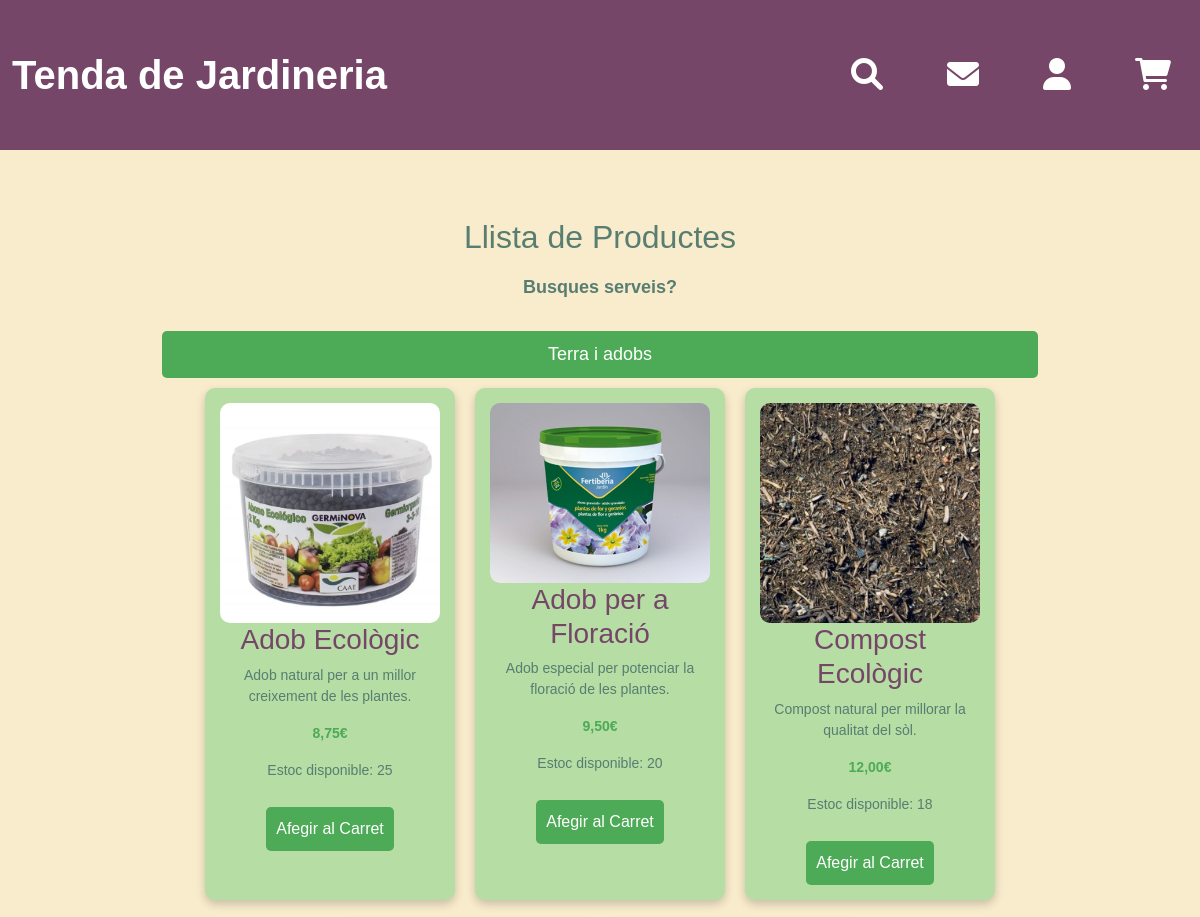
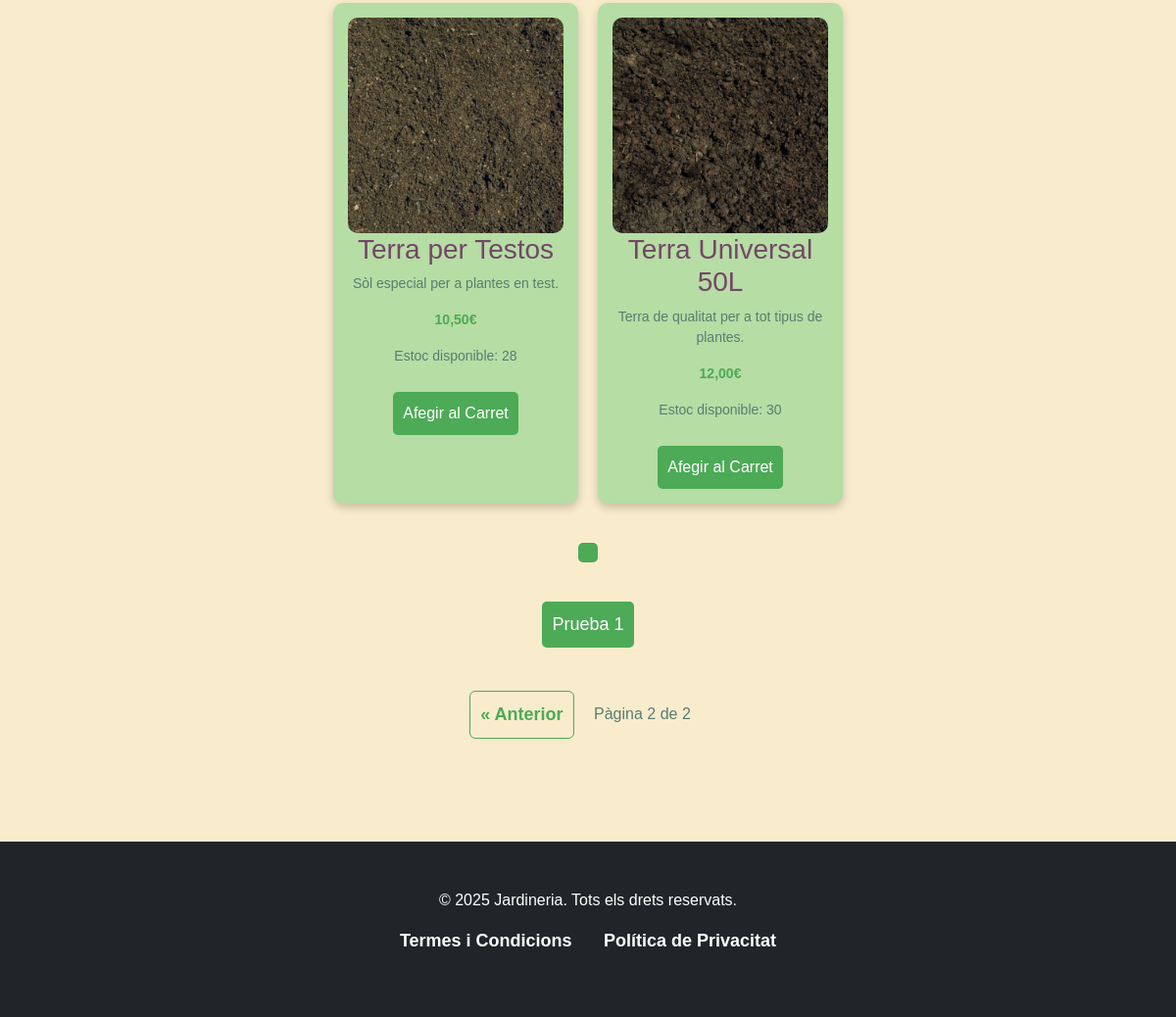
The app's page /public/productes/index.php?page=2 with its own data (2 pictures, top to bottom).
### tables this page shows
CREATE TABLE `productes` (
  `id` int(11) NOT NULL,
  `nom` varchar(255) NOT NULL,
  `descripcio` text NOT NULL,
  `preu` decimal(10,2) NOT NULL CHECK (`preu` >= 0),
  `estoc` int(11) NOT NULL CHECK (`estoc` >= 0),
  `categoria` enum('Plantes i llavors','Terra i adobs','Ferramentes','Prueba 1') DEFAULT NULL,
  `imatge` varchar(255) DEFAULT NULL,
  `detalls` varchar(200) DEFAULT NULL
);

### app/Core/Response.php (called while the page is built, shortened)
<?php
class Response
{
    public static function view(string $view, array $data = []): void
    {
        try {
            extract($data);
            $content = self::loadView($view, $data);
        } catch (\Throwable $e) {
            Debug::log("ERROR in view rendering: " . $e->getMessage());
            Debug::log("Stack trace: " . $e->getTraceAsString());
            throw $e;
        }
    }
    public static function loadView(string $view, array $data = []): string
    {
        try {
            $filePath = self::getViewPath($view);
            extract($data);
            require $filePath;
            $html = ob_get_clean();
            return $html;
        } catch (\Throwable $e) {
            if (ob_get_level() > 0) {
                ob_end_clean();
            }
            Debug::log("ERROR in loadView: " . $e->getMessage());
            Debug::log("Stack trace: " . $e->getTraceAsString());
            throw $e;
        }
    }
    private static function getViewPath(string $view): string
    {
        $ds = DIRECTORY_SEPARATOR;
        if (function_exists('project_path')) {
            $basePath = project_path("resources{$ds}views{$ds}");
        } else {
            $basePath = dirname(__DIR__, 2) . "{$ds}resources{$ds}views{$ds}";
        }
        $viewPath = str_replace('.', $ds, $view);
        $phpPath = $basePath . "{$viewPath}.php";
        if (file_exists($phpPath)) {
            return $phpPath;
        }
        throw new \RuntimeException("La vista '{$view}' no fue encontrada.");
    }
}

### app/Core/helpers.php (called while the page is built, shortened)
<?php
function view(string $view, array $data = []): void
{
    try {
        Response::view($view, $data);
    } catch (\Throwable $e) {
        if (class_exists('\\App\\Core\\Debug')) {
            \App\Core\Debug::log("ERROR in helper view(): " . $e->getMessage());
            \App\Core\Debug::log("Stack trace: " . $e->getTraceAsString());
        }
        throw $e;
    }
}
function imageUrl(?string $imageName, int $width = 300, int $height = 300): string
{
    $imagePath = project_path('public/images/' . $imageName);
    if (file_exists($imagePath)) {
        return BASE_URL . '/images/' . $imageName;
    }
    return "/placeholder.svg?height={$height}&width={$width}";
}
function project_path(string $path = ''): string
{
    $rootDir = null;
    if (basename(dirname(__DIR__)) === 'app' && basename(__DIR__) === 'Core') {
        $rootDir = dirname(__DIR__, 2);
    }
    elseif (basename(__DIR__) === 'public') {
        $rootDir = dirname(__DIR__);
    }
    elseif (basename(__DIR__) === 'bootstrap') {
        $rootDir = dirname(__DIR__);
    }
    elseif (defined('PROJECT_ROOT')) {
        $rootDir = PROJECT_ROOT;
    }
    $rootDir = str_replace('\\', '/', $rootDir);
    $path = str_replace('\\', '/', $path);
    $fullPath = $rootDir . ($path ? '/' . ltrim($path, '/') : '');
    return $fullPath;
}

### app/Http/Controllers/ProducteController.php (called while the page is built, shortened)
<?php
class ProducteController {
   public function index(Request $request)
   {
       try {
           view('productes.index', compact('productes', 'page', 'totalPages'));
       } catch (\Throwable $e) {
           if (class_exists('\\App\\Core\\Debug')) {
               Debug::log("Exception in ProducteController::index: " . $e->getMessage());
               Debug::log("Stack trace: " . $e->getTraceAsString());
           }
           view('errors.500', ['message' => $e->getMessage()]);
       }
   }
}

### public/productes/index.php (called while the page is built, shortened)
<?php
require_once __DIR__ . '/../../app/Http/Controllers/ProducteController.php';
try{
    $request = new Request();
    (new ProducteController())->index($request);
} catch (Throwable $e) {
    ErrorHandler::handle($e);
}

### app/Core/Model.php (called while the page is built, shortened)
<?php
class Model
{
    protected static string $table;
    protected static array $fillable;
    protected static array $aggregates;
    protected static array $pivots;
    protected static array $relations;
    protected array $attributes = [];
    public function __get($property)
    {
        if (property_exists($this, $property)) {
            return $this->$property;
        }
        if (array_key_exists($property, $this->attributes)) {
            return $this->attributes[$property];
        }
        return null;
    }
    public function __set($property, $value)
    {
        if ($property === 'id') {
            $this->$property = (int) $value;
        } elseif (
            in_array($property, static::$fillable ?? []) ||
            in_array($property, static::$relations ?? []) ||
            in_array($property, static::$aggregates ?? []) ||
            in_array($property, static::$pivots ?? [])
        ) {
            $this->attributes[$property] = $value;
        } else {
            throw new \RuntimeException("La propiedad '$property' no está permitida en el modelo.");
        }
    }
    public static function getTable(){
        return static::$table ?? "";
    }
    public static function where(string $column, mixed $operator = "=", mixed $value = null): QueryBuilder
    {
        $qb = new QueryBuilder(static::class);
        return $qb->where($column, $operator, $value);
    }
}

### app/Core/QueryBuilder.php (called while the page is built, shortened)
<?php
class QueryBuilder {
    private string $modelName;
    private string $table;
    private string $whereClause = "";
    private string $orderByClause = "";
    private string $orderByRawClause = "";
    private int $limit = 0;
    private int $offset = 0;
    private ?string $sql;
    private array $params;
    private bool $namedPlaceholders = true;
    public function __construct(string $modelName, ?string $sql = null, array $params = []) {
        $this->modelName = $modelName;
        $this->table = $modelName::getTable();
        $this->sql = $sql;
        $this->params = $params;
        $this->namedPlaceholders = empty($params) || !array_is_list($params);
    }
    public function where(string $column, string $operator = "=", mixed $value = null): self {
        $prefix = ($this->whereClause || str_contains(strtoupper($this->sql ?? ''), "WHERE")) ? " AND" : " WHERE";
        if ($value === null) {
            $operator = $operator === "=" ? "IS" : "IS NOT";
            $this->whereClause .= "$prefix $column $operator NULL";
        } else if($this->namedPlaceholders){
            $paramName = str_replace('.', '_', $column);
            $this->whereClause .= "$prefix $column $operator :$paramName";
            $this->params[":$paramName"] = $value;
        } else {
            $this->whereClause .= "$prefix $column $operator ?";
            $this->params[] = $value;
        }
        return $this;
    }
    public function orderBy(string $column, string $direction = "ASC"): self {
        $this->orderByClause = " ORDER BY $column $direction";
        return $this;
    }
    public function orderByRaw(string $expression): self {
        $this->orderByRawClause = " ORDER BY $expression";
        return $this;
    }
    public function limit(int $limit): self {
        $this->limit = $limit;
        return $this;
    }
    public function offset(int $offset): self {
        $this->offset = $offset;
        return $this;
    }
    private function build(): void
    {
        if(!$this->sql)
            $this->sql = "SELECT * FROM {$this->table}";
        if ($this->whereClause) {
            $this->sql .= $this->whereClause;
        }
        if ($this->orderByRawClause) {
            $this->sql .= $this->orderByRawClause;
        } else if ($this->orderByClause) {
            $this->sql .= $this->orderByClause;
        }
        if ($this->limit > 0) {
            if($this->namedPlaceholders){
                $this->sql .= " LIMIT :limit";
                $this->params[':limit'] = $this->limit;
            } else {
                $this->sql .= " LIMIT ?";
                $this->params[] = $this->limit;
            }
        }
        if ($this->offset > 0) {
            if($this->namedPlaceholders){
                $this->sql .= " OFFSET :offset";
                $this->params[':offset'] = $this->offset;
            } else {
                $this->sql .= " OFFSET ?";
                $this->params[] = $this->offset;
            }
        }
    }
    public function get(): array {
        return DB::select($this->modelName, $this->sql, $this->params);
    }
    public function paginate(int $itemsPerPage, int $page): array {
        $this->limit = $itemsPerPage;
        $this->offset = ($page - 1) * $itemsPerPage;
        return DB::select($this->modelName, $this->sql, $this->params);
    }
    public function count(): int {
        $this->sql = "SELECT COUNT(*) AS total FROM " . $this->table;
        $result = DB::selectAssoc($this->sql, $this->params);
        return (int)($result[0]['total'] ?? 0);
    }
}

### app/Core/DB.php (called while the page is built, shortened)
<?php
class DB
{
    private static ?PDO $connection = null;
    private static array $config = [];
    public static function connection(): PDO
    {
        if (self::$connection === null) {
            self::$config = require project_path('config/db.php');
            $dsn = "mysql:host=" . self::$config['host'] . ";dbname=" . self::$config['database'] . ";charset=utf8mb4";
            $options = [
                PDO::ATTR_ERRMODE => PDO::ERRMODE_EXCEPTION,
                PDO::ATTR_DEFAULT_FETCH_MODE => PDO::FETCH_ASSOC,
                PDO::ATTR_EMULATE_PREPARES => false,
            ];
            try {
                self::$connection = new PDO($dsn, self::$config['username'], self::$config['password'], $options);
            } catch (PDOException $e) {
                throw new PDOException($e->getMessage(), (int)$e->getCode());
            }
        }
        return self::$connection;
    }
    public static function select(string $class, string $query, array $params = []): array
    {
        $stmt = self::prepare($query, $params);
        $stmt->execute();
        return $stmt->fetchAll(PDO::FETCH_CLASS, $class);
    }
    public static function selectAssoc(string $query, array $params = []): array
    {
        $stmt = self::prepare($query, $params);
        $stmt->execute();
        return $stmt->fetchAll(PDO::FETCH_ASSOC);
    }
    public static function prepare(string $query, array $params = []): PDOStatement
    {
        $stmt = self::connection()->prepare($query);
        $isAssoc = !empty($params) && array_keys($params) !== range(0, count($params) - 1);
        if ($isAssoc) {
            foreach ($params as $key => $param) {
                $type = match (gettype($param)) {
                    'boolean' => PDO::PARAM_BOOL,
                    'integer' => PDO::PARAM_INT,
                    'NULL' => PDO::PARAM_NULL,
                    default => PDO::PARAM_STR,
                };
                $paramName = (strpos($key, ':') === 0) ? $key : ':' . $key;
                $stmt->bindValue($paramName, $param, $type);
            }
        }
        return $stmt;
    }
}

### app/Core/Debug.php (called while the page is built, shortened)
<?php
class Debug
{
    private static $logFile = null;
    private static $startTime = null;
    private static $memoryUsage = null;
    public static function init(bool $enabled = true): void
    {
        self::$startTime = microtime(true);
        self::$memoryUsage = memory_get_usage();
        if ($enabled) {
            $fallbackLogPath = dirname(__DIR__, 2) . '/logs/debug.log';
            try {
                if (function_exists('project_path')) {
                    self::$logFile = project_path('logs/debug.log');
                } else {
                    self::$logFile = $fallbackLogPath;
                }
            } catch (\Throwable $e) {
                self::$logFile = $fallbackLogPath;
            }
            $logDir = dirname(self::$logFile);
            if (!is_writable($logDir)) {
                self::$logFile = sys_get_temp_dir() . '/intermodular_debug.log';
            }
        }
    }
    public static function log(string $message, array $context = []): void
    {
        if (self::$logFile === null) {
            return;
        }
        $timestamp = date('Y-m-d H:i:s');
        $elapsed = round((microtime(true) - self::$startTime) * 1000, 2);
        $memory = round((memory_get_usage() - self::$memoryUsage) / 1024, 2);
        $backtrace = debug_backtrace(DEBUG_BACKTRACE_IGNORE_ARGS, 2);
        $caller = isset($backtrace[1]) ?
            basename($backtrace[1]['file']) . ':' . $backtrace[1]['line'] :
            'unknown';
        $contextStr = '';
        if (!empty($context)) {
            $contextStr = " | Context: " . json_encode($context, JSON_UNESCAPED_SLASHES);
        }
        $logMessage = "[{$timestamp}] [{$elapsed}ms] [{$memory}KB] [{$caller}] {$message}{$contextStr}\n";
    }
}

### resources/views/productes/_product_card.php (the view, shortened to what this page needs)
<div class="product-card">
    <?php if ($producte->imatge): ?>
        <img src="<?= imageUrl($producte->imatge, 300, 200) ?>" alt="<?= htmlspecialchars($producte->nom) ?>">
    <?php endif; ?>
    <h3><?= htmlspecialchars($producte->nom) ?></h3>
    <p><?= htmlspecialchars(substr($producte->descripcio, 0, 100)) . (strlen($producte->descripcio) > 100 ? '...' : '') ?></p>
    <p class="price"><?= number_format($producte->preu, 2, ",", ".") ?>€</p>
    <p>Estoc disponible: <?= number_format($producte->estoc, 0, ",", ".") ?></p>
    <div class="tooltip-container">
        <button
            type="button"
            data-name="<?= addslashes($producte->nom) ?>"
            data-price="<?= $producte->preu ?>"
            data-id="<?= $producte->id ?>"
            data-stock="<?= $producte->estoc ?>"
        >Afegir al Carret</button>
    </div>
</div>

### resources/views/productes/index.php (shortened to what this page needs)
<?php
$page = isset($_GET['page']) ? (int)$_GET['page'] : 1;
$perPage = 9;
$offset = ($page - 1) * $perPage;
$totalProducts = Producte::where('estoc', '>', 0)->count();
$totalPages = ceil($totalProducts / $perPage);
$qb = new QueryBuilder(Producte::class);
$qb->where('estoc', '>', 0);
$qb->orderByRaw("CASE
    WHEN categoria = 'Plantes i llavors' THEN 1
    WHEN categoria = 'Terra i adobs' THEN 2
    WHEN categoria = 'Ferramentes' THEN 3
    ELSE 4
END, nom", '');
$qb->limit($perPage)->offset($offset);
$productes = $qb->get();
$categories = [];
foreach ($productes as $producte) {
    $categories[$producte->categoria][] = $producte;
}
?>
<div class="container mt-5 pt-4">
    <h2>Llista de Productes</h2>
    <a href="#service-category">Busques serveis?</a>
    <?php foreach ($categories as $categoria => $productes): ?>
        <div class="product-category">
            <button class="toggle-button"><?= htmlspecialchars($categoria) ?></button>
            <div class="product-list">
                <?php foreach ($productes as $producte): ?>
                        <?php include __DIR__ . '/_product_card.php'; ?>
                <?php endforeach; ?>
            </div>
        </div>
    <?php endforeach; ?>
    <?php if ($totalPages > 1): ?>
        <div class="pagination-container text-center my-4">
            <?php if ($page > 1): ?>
                <a href="?page=<?= $page - 1 ?>" class="btn btn-outline-success">&laquo; Anterior</a>
            <?php endif; ?>
            <span class="mx-3">Pàgina <?= $page ?> de <?= $totalPages ?></span>
        </div>
    <?php endif; ?>

### records on screen
productes: imatge (picture), nom "Adob Ecològic", descripcio "Adob natural per a un millor creixement de les plantes.", preu "8,75", estoc "25"
productes: imatge (picture), nom "Adob per a Floració", descripcio "Adob especial per potenciar la floració de les plantes.", preu "9,50", estoc "20"
productes: imatge (picture), nom "Compost Ecològic", descripcio "Compost natural per millorar la qualitat del sòl.", preu "12,00", estoc "18"
productes: imatge (picture), nom "Terra per Testos", descripcio "Sòl especial per a plantes en test.", preu "10,50", estoc "28"
productes: imatge (picture), nom "Terra Universal 50L", descripcio "Terra de qualitat per a tot tipus de plantes.", preu "12,00", estoc "30"

### other values on screen
$categoria "Terra i adobs"
$categoria "Prueba 1"
$page "2"
$totalPages "2"
